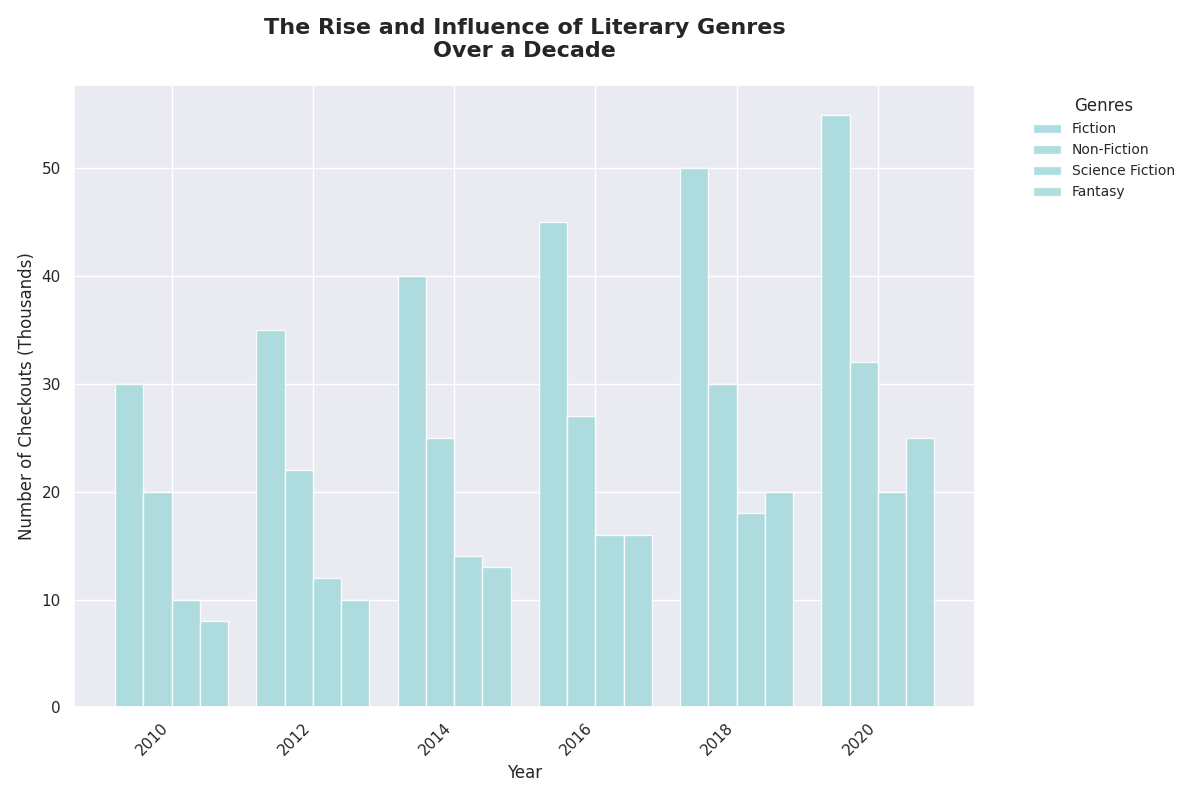

Source code (Python):
import numpy as np
import matplotlib.pyplot as plt

years = np.array([2010, 2012, 2014, 2016, 2018, 2020])
fiction = np.array([30, 35, 40, 45, 50, 55])
non_fiction = np.array([20, 22, 25, 27, 30, 32])
sci_fi = np.array([10, 12, 14, 16, 18, 20])
fantasy = np.array([8, 10, 13, 16, 20, 25])

# Use a single color for all bars
single_color = '#a8dadc'

fig, ax = plt.subplots(figsize=(12, 8))

bar_width = 0.2
x_indices = np.arange(len(years))

ax.bar(x_indices, fiction, width=bar_width, color=single_color, label='Fiction', alpha=0.9)
ax.bar(x_indices + bar_width, non_fiction, width=bar_width, color=single_color, label='Non-Fiction', alpha=0.9)
ax.bar(x_indices + 2 * bar_width, sci_fi, width=bar_width, color=single_color, label='Science Fiction', alpha=0.9)
ax.bar(x_indices + 3 * bar_width, fantasy, width=bar_width, color=single_color, label='Fantasy', alpha=0.9)

ax.set_title("The Rise and Influence of Literary Genres\nOver a Decade", fontsize=16, fontweight='bold', pad=20)
ax.set_xlabel("Year", fontsize=12)
ax.set_ylabel("Number of Checkouts (Thousands)", fontsize=12)

ax.set_xticks(x_indices + 1.5 * bar_width)
ax.set_xticklabels(years, rotation=45, ha='right')

ax.legend(loc='upper left', title="Genres", bbox_to_anchor=(1.05, 1), fontsize=10, title_fontsize='12', frameon=False)

plt.tight_layout()
plt.show()
